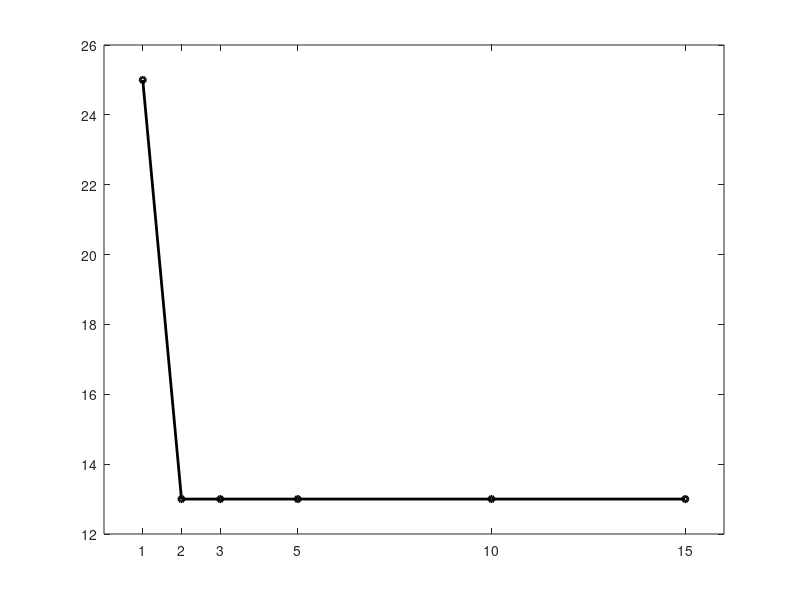

MATLAB code for this plot:
error = [25 13 13 13 13 13];
beam = [1 2 3 5 10 15];
plot(beam, error,'k-o','linewidth',2,'markersize',4);
set(gca,'xtick',beam);